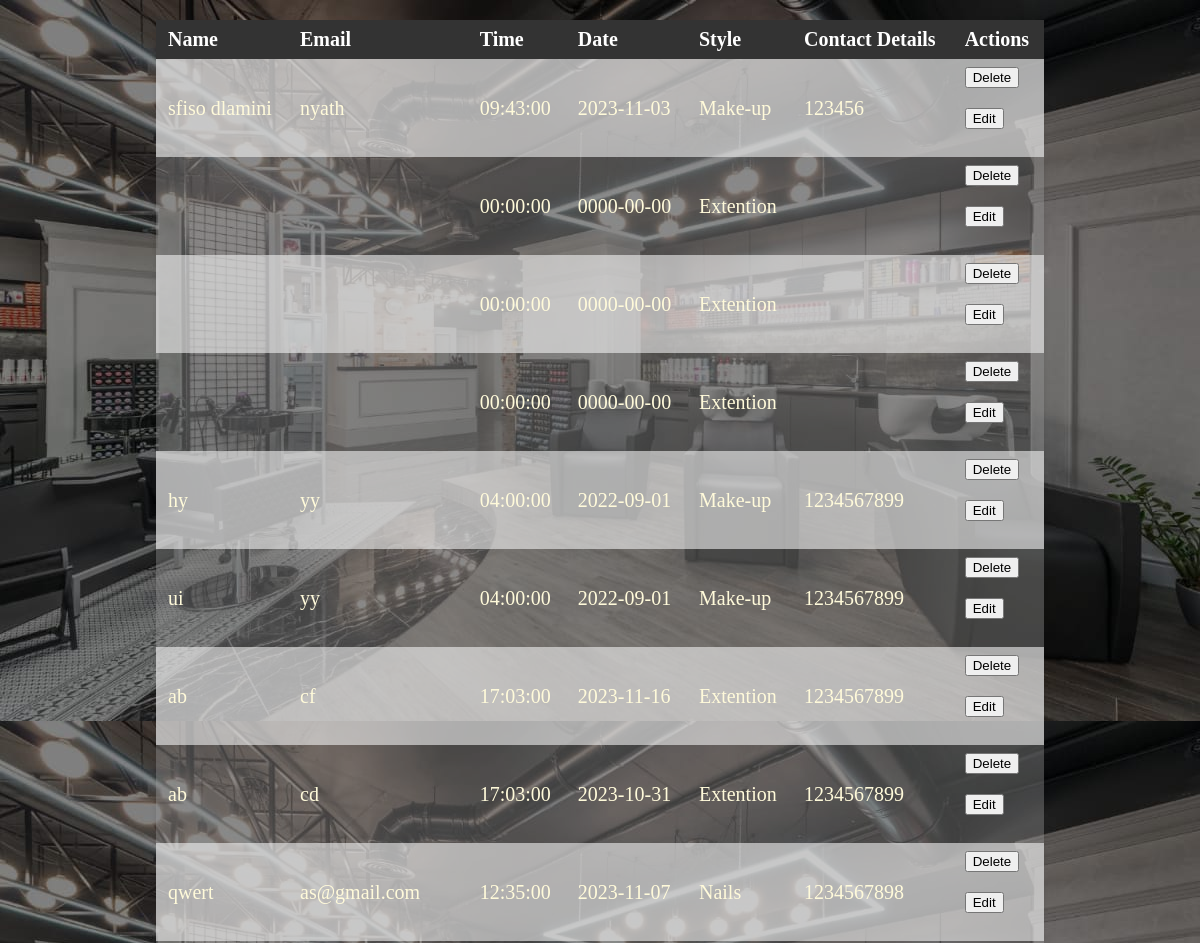
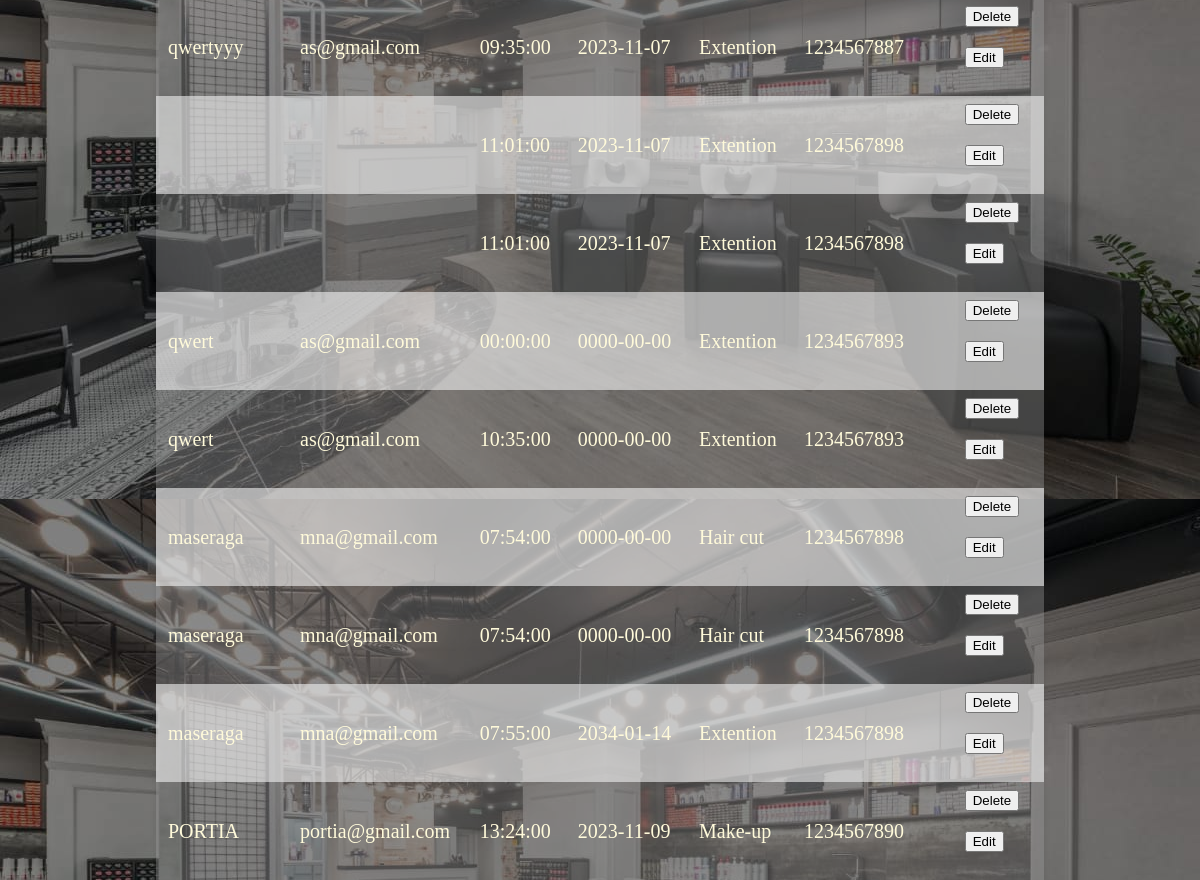
The app's page /admin.php with its own data (2 pictures, top to bottom).
### tables this page shows
CREATE TABLE `user` (
  `id` int(11) NOT NULL,
  `name` varchar(255) NOT NULL,
  `email` varchar(255) NOT NULL,
  `time` time NOT NULL,
  `date` date NOT NULL,
  `style` varchar(255) NOT NULL,
  `contact_details` varchar(255) NOT NULL
);

### admin.php (the view, shortened to what this page needs)
<head>
</head>
<table>
    <tr>
        <th>Name</th>
        <th>Email</th>
		  <th>Time</th>
        <th>Date</th>
		 <th>Style</th>
        <th>Contact Details</th>
        <th>Actions</th>
    </tr>
<?php
$link = mysqli_connect('localhost', 'root', '', 'lastyear');
$sql = "SELECT id, name, email, time, date, style, contact_details FROM user";
$result = mysqli_query($link, $sql);
if ($result) {
    while ($row = mysqli_fetch_assoc($result)) {
        echo "<tr>";
        echo "<td>" . $row['name'] . "</td>";
        echo "<td>" . $row['email'] . "</td>";
        echo "<td>" . $row['time'] . "</td>";
        echo "<td>" . $row['date'] . "</td>";
        echo "<td>" . $row['style'] . "</td>";
        echo "<td>" . $row['contact_details'] . "</td>";
        echo "<td>";
		echo "<form method='POST' action='delete.php'>";
        echo "<input type='submit' name='delete' value='Delete'>";
        echo "</form>";
        echo "<form method='POST' action='edit.php'>";
        echo "<input type='submit' name='edit' value='Edit'>";
        echo "</form>";
        echo "</td>";
        echo "</tr>";
    }
} else {
    echo "No bookings yet.";
}
?>

### admin.php (style rules this page uses)
table { background-color: rgba(150, 150, 150, 0.4); width: 75%; margin: 20px auto; border-collapse: collapse; box-shadow: 0 4px 6px rgba(0, 0, 0, 0.1); }
table th, table td { padding: 8px 12px; text-align: left; font-size: 20px; }
table th { background-color: #333; color: #fff; }
table tr:nth-child(even) { background-color: rgba(242, 242, 242, 0.6); }

### records on screen
user: name "sfiso dlamini", email "nyath", time "09:43:00", date "2023-11-03", style "Make-up", contact_details "123456"
user: time "00:00:00", date "0000-00-00", style "Extention"
user: time "00:00:00", date "0000-00-00", style "Extention"
user: time "00:00:00", date "0000-00-00", style "Extention"
user: name "hy", email "yy", time "04:00:00", date "2022-09-01", style "Make-up", contact_details "1234567899"
user: name "ui", email "yy", time "04:00:00", date "2022-09-01", style "Make-up", contact_details "1234567899"
user: name "ab", email "cf", time "17:03:00", date "2023-11-16", style "Extention", contact_details "1234567899"
user: name "ab", email "cd", time "17:03:00", date "2023-10-31", style "Extention", contact_details "1234567899"
user: name "qwert", email "as@gmail.com", time "12:35:00", date "2023-11-07", style "Nails", contact_details "1234567898"
user: name "qwertyyy", email "as@gmail.com", time "09:35:00", date "2023-11-07", style "Extention", contact_details "1234567887"
user: time "11:01:00", date "2023-11-07", style "Extention", contact_details "1234567898"
user: time "11:01:00", date "2023-11-07", style "Extention", contact_details "1234567898"
user: name "qwert", email "as@gmail.com", time "00:00:00", date "0000-00-00", style "Extention", contact_details "1234567893"
user: name "qwert", email "as@gmail.com", time "10:35:00", date "0000-00-00", style "Extention", contact_details "1234567893"
user: name "maseraga", email "mna@gmail.com", time "07:54:00", date "0000-00-00", style "Hair cut", contact_details "1234567898"
user: name "maseraga", email "mna@gmail.com", time "07:54:00", date "0000-00-00", style "Hair cut", contact_details "1234567898"
user: name "maseraga", email "mna@gmail.com", time "07:55:00", date "2034-01-14", style "Extention", contact_details "1234567898"
user: name "PORTIA", email "portia@gmail.com", time "13:24:00", date "2023-11-09", style "Make-up", contact_details "1234567890"
